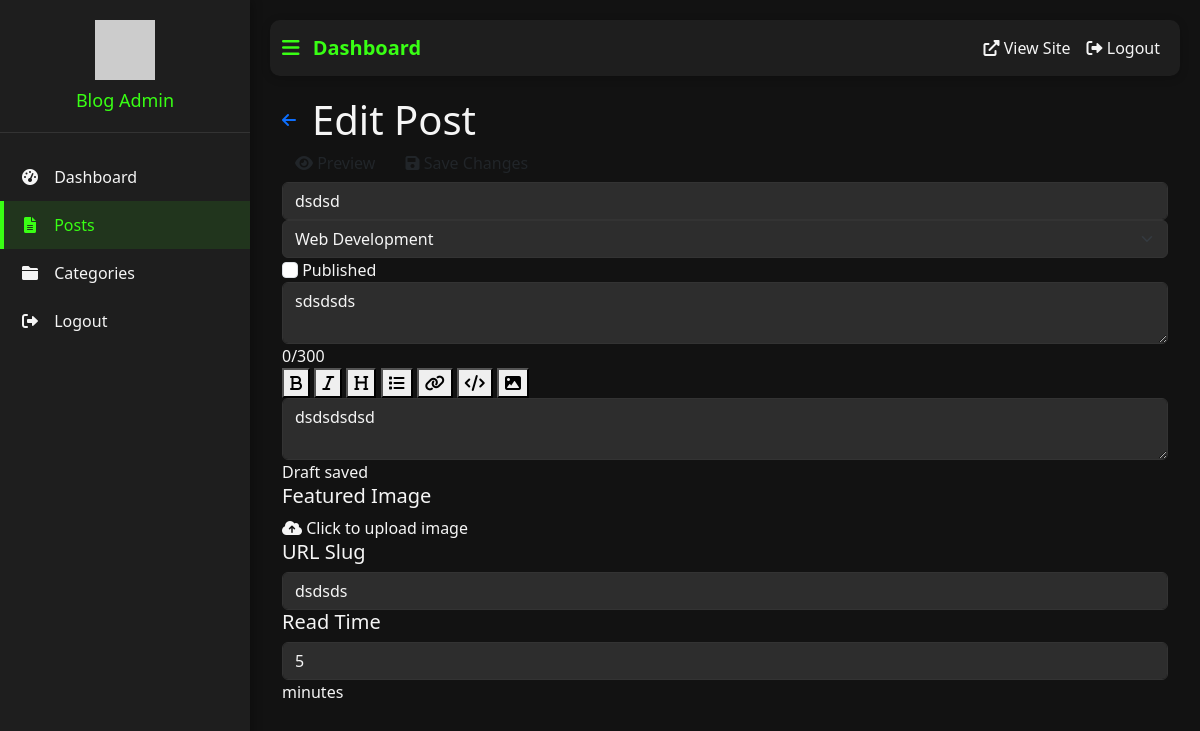
Page /admin/posts/edit/3 (signed in) on the committed database.
### backend/app.py (models this page shows, shortened)
class Post(db.Model):
    id = db.Column(db.Integer, primary_key=True)
    title = db.Column(db.String(200), nullable=False)
    slug = db.Column(db.String(200), unique=True, nullable=False)
    content = db.Column(db.Text, nullable=False)
    summary = db.Column(db.String(300), nullable=True)
    featured_image = db.Column(db.String(200), nullable=True)
    read_time = db.Column(db.Integer, default=5)
    created_at = db.Column(db.DateTime, default=datetime.utcnow)
    updated_at = db.Column(db.DateTime, default=datetime.utcnow, onupdate=datetime.utcnow)
    published = db.Column(db.Boolean, default=False)
    category_id = db.Column(db.Integer, db.ForeignKey('category.id'), nullable=False)
    user_id = db.Column(db.Integer, db.ForeignKey('user.id'), nullable=False)

class Category(db.Model):
    id = db.Column(db.Integer, primary_key=True)
    name = db.Column(db.String(50), unique=True, nullable=False)
    slug = db.Column(db.String(50), unique=True, nullable=False)
    icon = db.Column(db.String(50), nullable=True)
    posts = db.relationship('Post', backref='category', lazy=True)

### backend/app.py (the view, shortened to what this page needs)
@app.route('/admin/posts/edit/<int:id>', methods=['GET', 'POST'])
@login_required
def edit_post(id):
    post = Post.query.get_or_404(id)
    categories = Category.query.all()
    form = FlaskForm()
    return render_template('admin/post_form.html', post=post, categories=categories, form=form)

### backend/app.py (called while the page is built)
@login_manager.user_loader
def load_user(user_id):
    return User.query.get(int(user_id))

### backend/templates/admin/post_form.html (shortened to what this page needs)
{% extends 'admin/base.html' %}
{% block content %}
<div class="container-fluid post-editor">
    <div class="editor-header">
        <div class="d-flex align-items-center">
            <a href="{{ url_for('admin_posts') }}" class="back-btn">
                <i class="fas fa-arrow-left"></i>
            </a>
            <h1 class="mb-0 ms-3">{% if post %}Edit Post{% else %}New Post{% endif %}</h1>
        </div>
        <div class="editor-actions">
            <button type="button" class="btn btn-preview" onclick="togglePreview()">
                <i class="fas fa-eye"></i> Preview
            </button>
            <button type="submit" form="post-form" class="btn btn-save" id="save-button">
                <i class="fas fa-save"></i> Save Changes
            </button>
        </div>
    </div>
    <div class="editor-container">
        <form id="post-form" method="post" enctype="multipart/form-data" class="editor-form">
            <div class="editor-main">
                <div class="editor-section">
                    <input type="text" class="form-control title-input" id="title" name="title"
                           value="{{ post.title if post else '' }}" placeholder="Post Title" required>
                    <div class="meta-row">
                        <select class="form-select category-select" id="category_id" name="category_id" required>
                            {% for category in categories %}
                            <option value="{{ category.id }}" {% if post and post.category_id == category.id %}selected{% endif %}>
                                {{ category.name }}
                            </option>
                            {% endfor %}
                        </select>
                        <div class="publish-toggle">
                            <input type="checkbox" class="form-check-input" id="published" name="published"
                                   {% if post and post.published %}checked{% endif %}>
                            <label class="form-check-label" for="published">Published</label>
                        </div>
                    </div>
                </div>
                <div class="editor-section">
                    <textarea class="form-control summary-input" id="summary" name="summary"
                              placeholder="Write a brief summary of your post (max 300 characters)" maxlength="300">{{ post.summary if post else '' }}</textarea>
                    <div class="chars-counter"><span id="summary-count">0</span>/300</div>
                </div>
                <div class="editor-section content-section">
                    <div class="content-toolbar">
                        <button type="button" class="toolbar-btn" onclick="insertMarkdown('**', '**')" title="Bold"><i class="fas fa-bold"></i></button>
                        <button type="button" class="toolbar-btn" onclick="insertMarkdown('*', '*')" title="Italic"><i class="fas fa-italic"></i></button>
                        <button type="button" class="toolbar-btn" onclick="insertMarkdown('### ', '')" title="Heading"><i class="fas fa-heading"></i></button>
                        <button type="button" class="toolbar-btn" onclick="insertMarkdown('- ', '')" title="List Item"><i class="fas fa-list"></i></button>
                        <button type="button" class="toolbar-btn" onclick="insertMarkdown('[', '](url)')" title="Link"><i class="fas fa-link"></i></button>
                        <button type="button" class="toolbar-btn" onclick="insertMarkdown('```\n', '\n```')" title="Code Block"><i class="fas fa-code"></i></button>
                        <button type="button" class="toolbar-btn" onclick="insertMarkdown('![alt text](', ')')" title="Image"><i class="fas fa-image"></i></button>
                    </div>
                    <textarea class="form-control content-input" id="content" name="content" required
                              placeholder="Write your post content here (supports Markdown)">{{ post.content if post else '' }}</textarea>
                    <div class="autosave-status">
                        <span id="autosave-status">Draft saved</span>
                    </div>
                </div>
            </div>
            <div class="editor-sidebar">
                <div class="sidebar-section">
                    <h5>Featured Image</h5>
                    <div class="image-upload-container">
                        <label for="featured_image" class="image-upload-label">
                            <i class="fas fa-cloud-upload-alt"></i>
                            <span>Click to upload image</span>
                        </label>
                    </div>
                </div>
                <div class="sidebar-section">
                    <h5>URL Slug</h5>
                    <input type="text" class="form-control" id="slug" name="slug"
                           value="{{ post.slug if post else '' }}" required>
                </div>
                <div class="sidebar-section">
                    <h5>Read Time</h5>
                    <div class="read-time-input">
                        <input type="number" class="form-control" id="read_time" name="read_time"
                               value="{{ post.read_time if post else 5 }}" min="1" required>
                        <span class="read-time-unit">minutes</span>
                    </div>
                </div>
            </div>
        </form>
    </div>
</div>
{% endblock %}

### backend/templates/admin/base.html (style rules this page uses)
:root { --primary-color: #39ff14; --dark-bg: #121212; --darker-bg: #1e1e1e; --light-text: #f5f5f5; --sidebar-width: 250px; }
body { background-color: var(--dark-bg); color: var(--light-text); font-family: 'Segoe UI', Tahoma, Geneva, Verdana, sans-serif; min-height: 100vh; display: flex; }
.form-control, .form-select { background-color: #2d2d2d; border: 1px solid #333; color: var(--light-text); }

### rows in the picture
Post: title "dsdsd", category_id "Web Development", summary "sdsdsds", content "dsdsdsdsd", slug "dsdsds", read_time "5"
